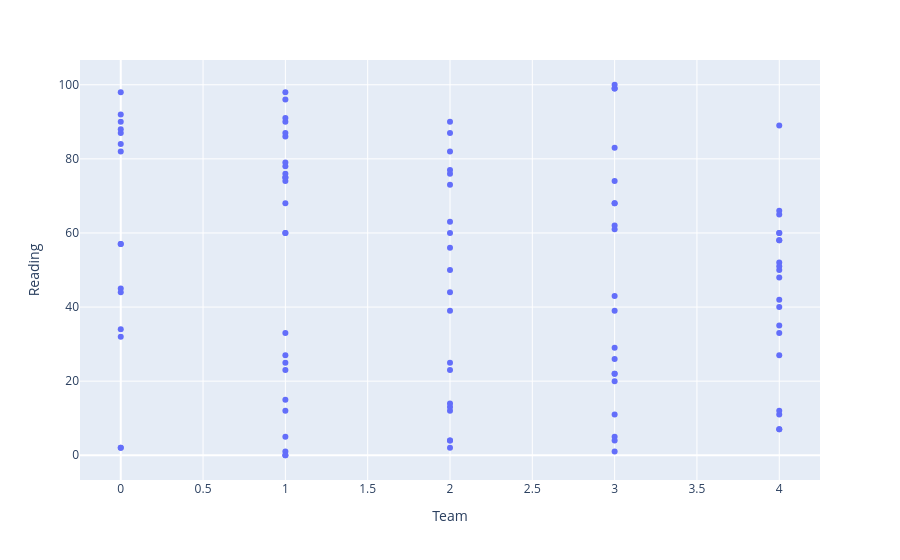

Write notebook code for a chart like this one.
### Code cell
import plotly.express as px

fig = px.scatter(teams_ilp_combined, x='Team', y='Reading')
fig.show()

### Figure 1 — Plotly figure (JSON) as saved in the notebook; plotly's stock layout.template omitted (floating-point values rounded to 4 significant figures)
{"data": [{"hovertemplate": "Team=%{x}<br>Reading=%{y}<extra></extra>", "legendgroup": "", "marker": {"color": "#636efa", "symbol": "circle"}, "mode": "markers", "name": "", "orientation": "v", "showlegend": false, "type": "scatter", "x": [0, 0, 0, 0, 0, 0, 0, 0, 0, 0, 0, 0, 0, 0, 0, 1, 1, 1, 1, 1, 1, 1, 1, 1, 1, 1, 1, 1, 1, 1, 1, 1, 1, 1, 1, 1, 1, 1, 1, 1, 2, 2, 2, 2, 2, 2, 2, 2, 2, 2, 2, 2, 2, 2, 2, 2, 2, 2, 2, 2, 3, 3, 3, 3, 3, 3, 3, 3, 3, 3, 3, 3, 3, 3, 3, 3, 3, 3, 3, 3, 4, 4, 4, 4, 4, 4, 4, 4, 4, 4, 4, 4, 4, 4, 4, 4, 4, 4, 4, 4], "xaxis": "x", "y": [84, 57, 88, 87, 45, 57, 32, 82, 2, 34, 98, 90, 44, 92, 2, 60, 90, 78, 79, 15, 96, 23, 5, 0, 75, 68, 60, 75, 86, 87, 76, 1, 0, 98, 12, 33, 25, 27, 91, 74, 12, 56, 63, 44, 4, 50, 14, 60, 25, 13, 23, 77, 4, 87, 73, 39, 2, 76, 82, 90, 5, 99, 83, 22, 61, 26, 68, 43, 20, 99, 74, 1, 100, 68, 11, 22, 39, 62, 29, 4, 50, 66, 52, 7, 51, 40, 89, 11, 27, 48, 35, 42, 58, 12, 65, 60, 7, 33, 60, 58], "yaxis": "y"}], "layout": {"legend": {"tracegroupgap": 0}, "margin": {"t": 60}, "xaxis": {"anchor": "y", "domain": [0, 1], "title": {"text": "Team"}}, "yaxis": {"anchor": "x", "domain": [0, 1], "title": {"text": "Reading"}}}}
